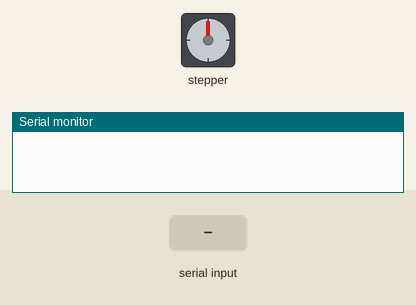
The sketch below on a simulated Arduino Uno, built with avr-gcc and run on an emulated ATmega328P. Shown: stepper motor, the last lines printed to the serial monitor. The test bench sets the inputs (shaded band). Stepper angles assume 2048 steps per turn.

Above: at 1.2 s.
1.3 s: "90,45\n" received over Serial
At 1.75 s:
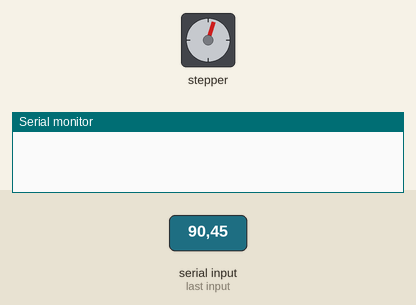
At 3.9 s:
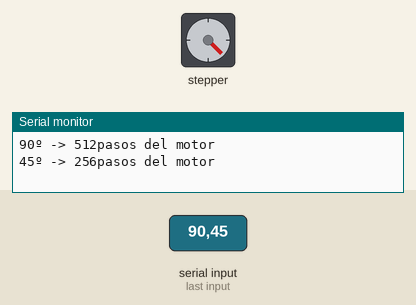
4.3 s: "30,150\n" received over Serial
At 4.75 s:
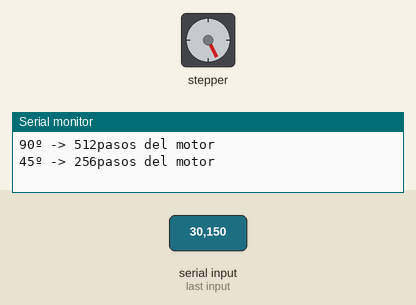
7.3 s: "90\n" received over Serial
Timing chart, 0 to 10.3 s (numbered marks = the images above; inputs shaded):
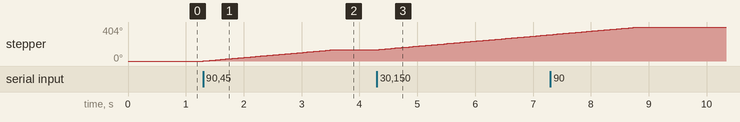

The sketch:

Stepper_motor.ino
```cpp
#include <Stepper.h>

//Variables
int n1 = 24;
int n2 = 26;
int n3 = 28;
int n4 = 30;

//Objeto motor (pasos por vuelta, n1, n3, n2, n4)
Stepper motor(2048, n1, n3, n2, n4);

void setup() {
  // put your setup code here, to run once:
  Serial.begin(9600);
  motor.setSpeed(10);

}

void loop() {
  // put your main code here, to run repeatedly:
  if (Serial.available()) {
    int grados = Serial.parseInt();
    int pasos = map(grados, 0, 360, 0, 2048);
    motor.step(pasos);
    Serial.println(String(grados) + "º -> " + String(pasos) + "pasos del motor");
  }

}
```

Measured:
- after the input at 1.3 s, stepper: turns 135° clockwise in 2.3 s, starting at once
- after the input at 4.3 s, stepper: keeps turning clockwise at about 60°/s, starting at once
